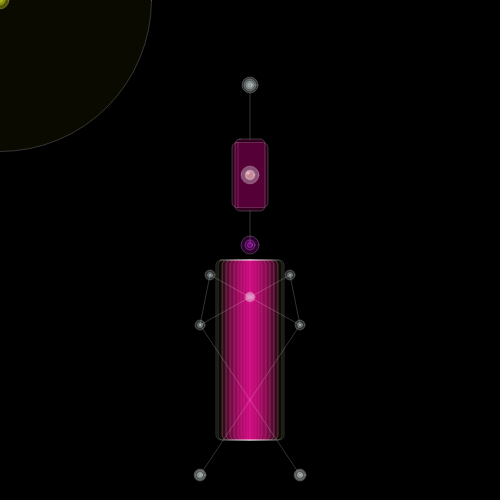
Frame 1 (no input)
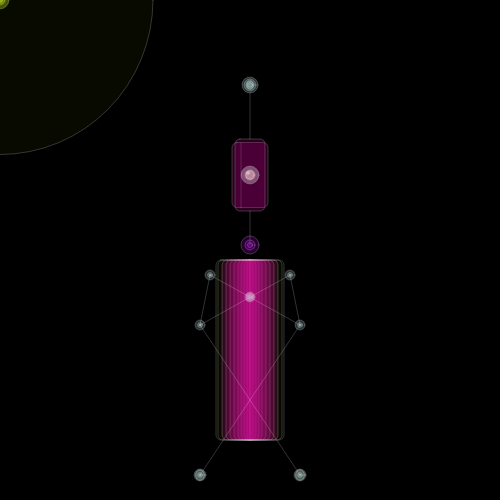
Frame 60 (no input)
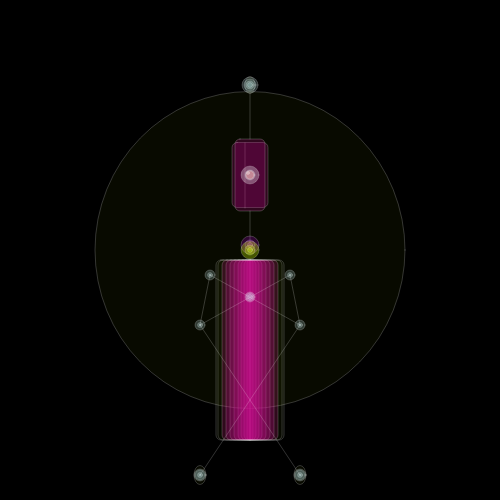
Frame 120 (the mouse pressed at the canvas centre since frame 60)

The p5.js sketch that drew these frames (run headless with seeded random() and noise() and a simulated clock; from frame 60 on, the mouse is pressed at the canvas centre):

// p5.js sketch
// ── sketch.js
var x = 3;
var y = 3;
var m = 250;
var n = 0;

function setup() {
	// define artboard size
	createCanvas(500,500);
	// Set here the values that are not changing all over the sketch
	strokeWeight(0.5);
	stroke(254, 254, 255);
	//noStroke();
}

function draw() {
	background(0,0,0);
	ellipseMode(CENTER);
	rectMode(CENTER);
	colorMode(RGB);

	var r, g, b;
	r = random(200,255);
	g = random(2);
	b = random(2);

  strokeWeight(0.2);
	line(235+x,143,235+x,208);

  //headline
	fill(r,255,b,10);
	ellipse(250,85, x, y);
	ellipse(200,475, x+2, y+2);
	ellipse(300,475, x+2, y+2);
	ellipse(mouseX,mouseY, x+300, y+300);
	x = x + 1;
	y = y + 2;
	if (x > 30) {
		x = 3;
	}
	if (y > 30) {
		y = 3;
	}

  //HEAD
	fill(r,g,155,50);
	rect(250, 175, 36, 65,5);
	rect(250, 175, 30, 72,5);

  //NECK
	line(250,211,250,245);

  //body
  stroke(254, 254, 255);
	rect(250, 350, 1,180,5);
	rect(250, 350, 6,180,5);
	rect(250, 350, 12,180,5);
	rect(250, 350, 18,180,5);
	rect(250, 350, 24,180,5);
	rect(250, 350, 32,180,5);
	rect(250, 350, 40,180,5);
	rect(250, 350, 48,180,5);
	rect(250, 350, 56,180,5);
	fill(r,255,b,5);
	rect(250, 350, 64,180,5);
	rect(250, 350, 68,180,5);

  //eyes
	fill(r,g,b,100);

	ellipse(250,175, 8, 8);
	fill(255,255,254,80);
	ellipse(248,173, 3, 3);

	ellipse(250, 175, 18, 18);
	ellipse(250, 175, 10, 10);

	//NECK
	fill(r,255,b,5);
	fill(r,g,255,50);
	ellipse(250, 245, 18, 18);
	ellipse(250, 245, 10, 10);
	ellipse(250, 245, 5, 5);

//headline
	fill(r,255,255,50);
  line(250,139,250,93);

	ellipse(250, 85, 16, 16);
	ellipse(250, 85, 12, 12);
	ellipse(250, 85, 8, 8);
	ellipse(250, 85, 5, 5);

	ellipse(250, 297, 10, 10);
	ellipse(250, 297, 8, 8);
	ellipse(250, 297, 5, 5);

//left hand
	ellipse(200, 325, 10, 10);
	ellipse(200, 325, 5, 5);
	ellipse(200, 325, 2, 2);

	ellipse(210, 275, 10, 10);
	ellipse(210, 275, 5, 5);
	ellipse(210, 275, 2, 2);

	ellipse(200, 475, 12, 12);
	ellipse(200, 475, 10, 10);
	ellipse(200, 475, 5, 5);
	ellipse(200, 475, 2, 2);

//right hand
	ellipse(300, 325, 10, 10);
	ellipse(300, 325, 5, 5);
	ellipse(300, 325, 2, 2);

	ellipse(290, 275, 10, 10);
	ellipse(290, 275, 5, 5);
	ellipse(290, 275, 2, 2);

	ellipse(300, 475, 12, 12);
	ellipse(300, 475, 10, 10);
	ellipse(300, 475, 5, 5);
	ellipse(300, 475, 2, 2);

	//Handline
  line(210,275,200,325);
	line(290,275,200,325);
	line(290,275,300,325);
	line(210,275,300,325);

	line(300,475,200,325);
	line(200,475,300,325);

	//feet

	fill(r,255,b,80);
	ellipse(mouseX, mouseY,18, 18);
	ellipse(mouseX, mouseY, 10, 10);
	ellipse(mouseX, mouseY, 5, 5);



}
